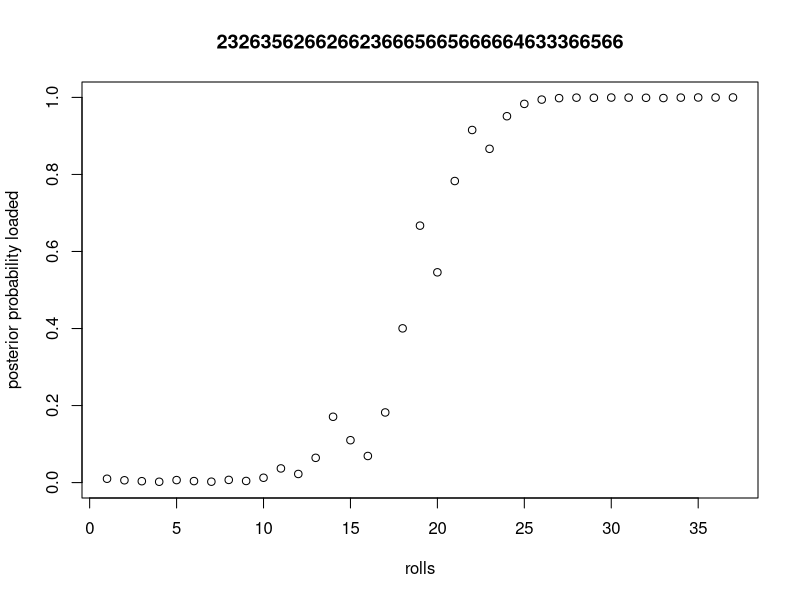
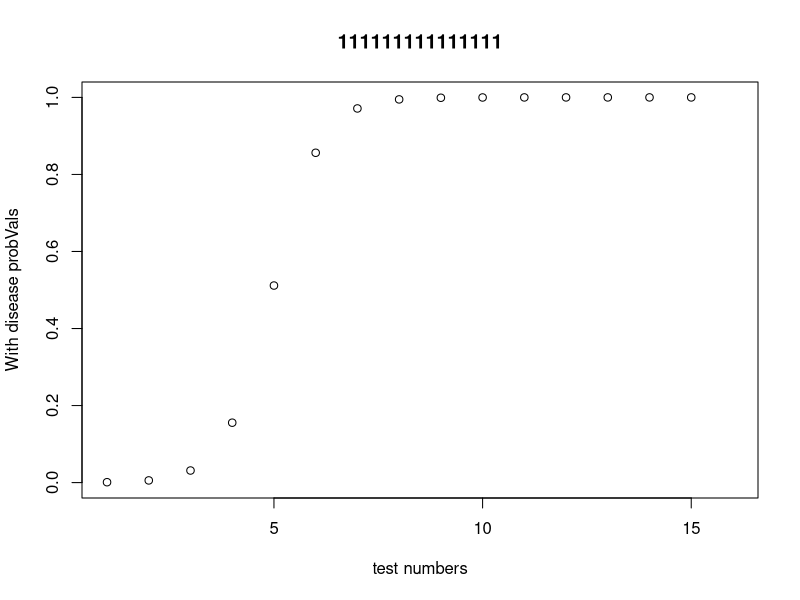
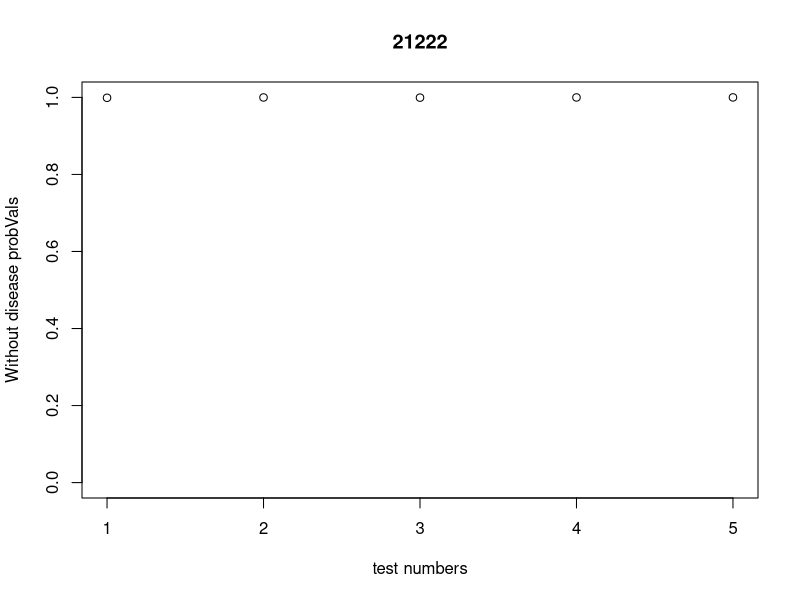
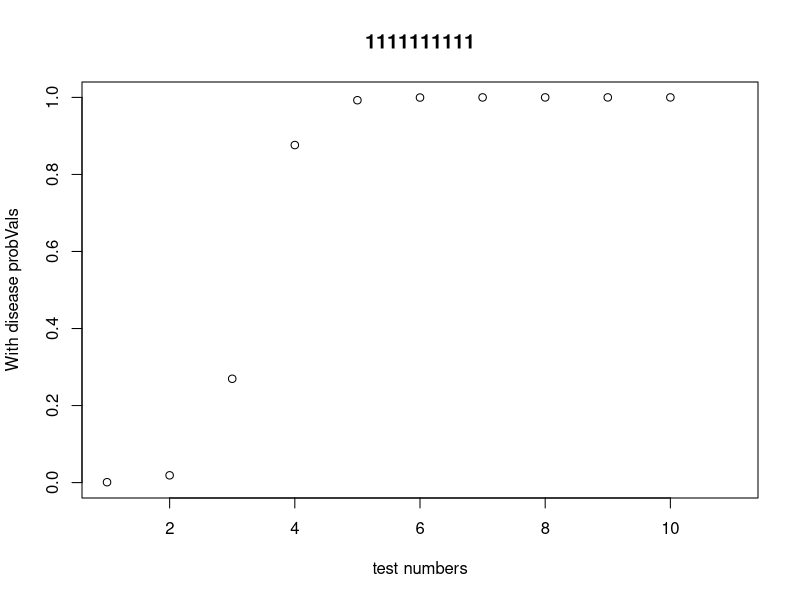
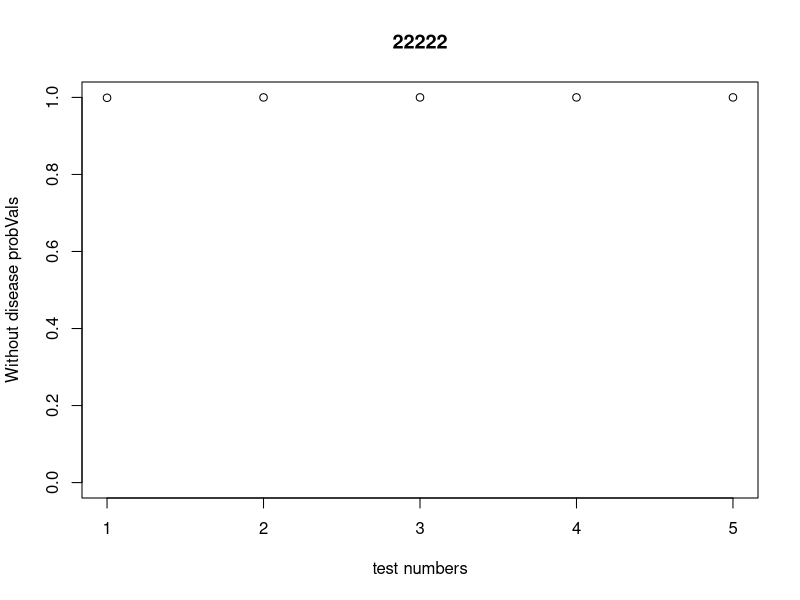

Reproduce these figures in R, in order.
## ---- chunk 1

#rolls used to roll a dice:
rolls <-c(2,3,2,6,3,5,6,2,6,6,2,6,6,2,3,6,6,6,5,6,6,5,6,6,6,6,6,4,6,3,3,3,6,6,5,6,6)

#prior probability of loaded and fair dice
prior_prob <- c(0.01,0.99) # loaded, fair

#Likelihood probability of loaded and fair dice
likelihoodloaded <- c(0.1,0.1,0.1,0.1,0.1,0.5)
likelihoodfair <- c(1/6,1/6,1/6,1/6,1/6,1/6)

#Empty vector to store the posterior probability of loaded
post_probloaded <- vector();

#This is for the title to add the roll numbers
titleStr <- ""

#for loop for the length of the rolls
for (i in 1:length(rolls)){
  
  #taking posterior probability of loaded and saved in the empty vector post_probloaded
  post_probloaded[i] <- prior_prob[1]
  
  #Calculating the marginal probability for bayesian casino dishonest dice 
  denom <- prior_prob[1]*likelihoodloaded[rolls[i]]+prior_prob[2]*likelihoodfair[rolls[i]];
  
  #Calculating the posterior probability of loaded and fair dice
  prior_prob[1] = prior_prob[1]*likelihoodloaded[rolls[i]]/denom;
  prior_prob[2] = prior_prob[2]*likelihoodfair[rolls[i]]/denom;
  
  titleStr <- paste(titleStr,rolls[i],sep="") # this is to add the title for the graph
  Sys.sleep(1) # suspend execution of R for some time interval
  
}
#Plotting the graph for posterior probability of loaded dice: 
plot(1:i,post_probloaded,main = titleStr, ylim=c(0,1),xlim= c(1,length(rolls)), xlab = "rolls", ylab= "posterior probability loaded" )
## ---- chunk 2
count = 1
for (i in post_probloaded){
  
  if (i >= 0.999){
    break
  }
  else{
    count = count + 1
    next
  }
}
print(paste("The number of rolls is:", count))
## ---- chunk 3
# prob with disease; prob without disease
prior_test <-  c(0.001,0.999)

# p(positive) , p(negative)
likelihooddisease <- c(0.91, 0.09)
likelihoodNotdisease<- c(0.16,0.84)

#A function which takes in likelihood number and number of test
getDataFromLikelihood <- function( likelihood, numPoints) 
{
	d <- vector(mode="integer", length=numPoints);
	
	#the 1 is for the positive result; 2 is for the negative result
	# for loop the number of test 
	for( i in 1:numPoints ) 
	{
	  #This is for taking with disease as number 1.
		if( runif(1) <= likelihood[1] )
		{
			d[i] <- 1; #this is for with disease
		}
		else
		{
			d[i] <- 2; # this is for without the disease
		}
			
	}
	#return the vector
	return(d)
}

#get our simulated data for disease patients and passing the test number
data <- getDataFromLikelihood(likelihooddisease, 15)

#Empty vector to store the posterior probability with disease
probVals_disease <- vector();

#This is for the title to add with disease number 1 
titleStr <- ""

#for loop for the length of the data taken for stimulation
for( i in 1:length(data))
{
  #taking posterior probability of disease and saved in the empty vector probvals
	probVals_disease[i] <- prior_test[1];
	
	#Calculating the marginal probability for a test
	denom <- prior_test[1] * likelihooddisease[data[i]] + prior_test[2] * likelihoodNotdisease[data[i]];
	
	#Calculating the posterior probability with disease and without disease
	prior_test[1] = prior_test[1] * likelihooddisease[data[i]] / denom;
	prior_test[2] = prior_test[2] * likelihoodNotdisease[data[i]] / denom;
	
	
	titleStr <- paste(titleStr,data[i],sep="")# this is to add the title for the graph
	Sys.sleep(1); # suspend execution of R for some time interval
}
#Plotting the graph for posterior probability with disease: 
plot(1:i,probVals_disease, main = titleStr,ylim=c(0,1),xlim=c(1,length(data)+1),xlab = "test numbers", ylab= "With disease probVals")
## ---- chunk 4
count = 1
for (i in probVals_disease){
  if (i >= 0.9999){
    break
  }
  else{
    count = count + 1
    next
  }
}
print(paste("The number of test required for patients with disease:", count))
## ---- chunk 5
# prob with disease; prob without disease
prior_test <-  c(0.001,0.999)

# p(positive) , p(negative)
likelihooddisease <- c( 0.91, 0.09)
likelihoodNotdisease<- c(0.16,0.84)


#A function which takes in likelihood number and number of test
getDataFromLikelihood <- function( likelihood, numPoints) 
{
	d <- vector(mode="integer", length=numPoints);
	
	# for loop the number of test 
	#the 1 is for the positive result; 2 is for the negative result
	for( i in 1:numPoints ) 
	{
	  #This is for taking with disease as number 1.
		if( runif(1) <= likelihood[1] )
		{
			d[i] <- 1; #this is for with disease
		}
		else
		{
			d[i] <- 2; # this is for without the disease
		}
			
	}
	
	return(d)
}

#get our simulated data for not disease patients and number of test be done
data <- getDataFromLikelihood(likelihoodNotdisease, 5)

#Empty vector to store the posterior probability without disease.
probVals_withoutDisease <- vector();

#This is for the title to add without disease number 2 
titleStr <- ""

#for loop for the length of the data taken for stimulation
for( i in 1:length(data))
{
  #taking posterior probability of without disease and saved in the empty vector probvals without disease
	probVals_withoutDisease[i] <- prior_test[2];
	
	#Calculating the marginal probability for a test
	denom <- prior_test[1] * likelihooddisease[data[i]] + prior_test[2] * likelihoodNotdisease[data[i]];
	
	#Calculating the posterior probability with disease and without disease
	prior_test[1] = prior_test[1] * likelihooddisease[data[i]] / denom;
  prior_test[2] = prior_test[2] * likelihoodNotdisease[data[i]] / denom;
	
	
	titleStr <- paste(titleStr,data[i],sep="")# this is to add the title for the graph
	Sys.sleep(1);# suspend execution of R for some time interval
}
#Plotting the graph for posterior probability without disease:
plot(1:i,probVals_withoutDisease, main = titleStr,ylim=c(0,1),xlim=c(1,length(data)),xlab = "test numbers", ylab= "Without disease probVals")
## ---- chunk 6
count = 1
for (i in probVals_withoutDisease){
  
  if (i >= 0.9999){
    break
  }
  else{
    count = count + 1
    next
  }
}
print(paste("The number of test required for patients without disease:", count))

## ---- chunk 7
budget <- 1000000 * 0.001 * 15 + 1000000 * 0.999 * 3.
print(paste("The hospital budget required to run these tests are:", budget))
## ---- chunk 8
# prob with disease; prob without disease
prior_tests <-  c(0.001,0.999)

# p(positive) , p(negative)
likelihooddisease <- c( 0.96, 0.04)
likelihoodNotdisease<- c(0.05,0.95)

#A function which takes in likelihood number and number of test
getDataFromLikelihood <- function( likelihood, numPoints) 
{
	d <- vector(mode="integer", length=numPoints);
	
	# for loop the number of test 
	#the 1 is for the positive result; 2 is for the negative result
	for( i in 1:numPoints ) 
	{
	  #This is for taking with disease as number 1.
		if( runif(1) <= likelihood[1] )
		{
			d[i] <- 1; #this is for with disease
		}
		else
		{
			d[i] <- 2; # this is for without the disease
		}
			
	}
	
	return(d)
}


#get our simulated data for disease patients and number of test be done
data <- getDataFromLikelihood(likelihooddisease, 10)

#Empty vector to store the posterior probability with disease.
probVals_Disease <- vector();

#This is for the title to add with disease number 1 
titleStr <- ""

#for loop for the length of the data taken for stimulation
for( i in 1:length(data))
{
  #taking posterior probability of with disease and saved in the empty vector probvals with disease
	probVals_Disease[i] <- prior_tests[1];
	
	#Calculating the marginal probability for a test
	denom <- prior_tests[1] * likelihooddisease[data[i]] + prior_tests[2] * likelihoodNotdisease[data[i]];
	
	#Calculating the posterior probability with disease and without disease
	prior_tests[1] = prior_tests[1] * likelihooddisease[data[i]] / denom;
  prior_tests[2] = prior_tests[2] * likelihoodNotdisease[data[i]] / denom;
  
	
	titleStr <- paste(titleStr,data[i],sep="")# this is to add the title for the graph
	Sys.sleep(1);# suspend execution of R for some time interval
}
#Plotting the graph for posterior probability with disease:
plot(1:i,probVals_Disease, main = titleStr,ylim=c(0,1),xlim=c(1,length(data)+1),xlab = "test numbers", ylab= "With disease probVals")
## ---- chunk 9
count = 1
for (i in probVals_Disease){
  if (i >= 0.9999){
    break
  }
  else{
    count = count + 1
    next
  }
}
print(paste("The number of test required for patients with disease:", count))
## ---- chunk 10

# prob with disease; prob without disease
prior_tests <-  c(0.001,0.999)

# p(positive) , p(negative)
likelihooddisease <- c( 0.96, 0.04)
likelihoodNotdisease<- c(0.05,0.95)

#A function which takes in likelihood number and number of test
getDataFromLikelihood <- function( likelihood, numPoints) 
{
	d <- vector(mode="integer", length=numPoints);
	
	# for loop the number of test 
	#the 1 is for the positive result; 2 is for the negative result
	for( i in 1:numPoints ) 
	{
	  #This is for taking with disease as number 1.
		if( runif(1) <= likelihood[1] )
		{
			d[i] <- 1; #this is for with disease
		}
		else
		{
			d[i] <- 2; # this is for without the disease
		}
			
	}
	
	return(d)
}


#get our simulated data for without disease patients and number of test be done
data <- getDataFromLikelihood(likelihoodNotdisease, 5)

#Empty vector to store the posterior probability without disease.
probVals_notDisease <- vector();

#This is for the title to add without disease number 2
titleStr <- ""

#for loop for the length of the data taken for stimulation
for( i in 1:length(data))
{
  #taking posterior probability of without disease and saved in the empty vector probvals without disease
	probVals_notDisease[i] <- prior_tests[2];
	
	#Calculating the marginal probability for a test
	denom <- prior_tests[1] * likelihooddisease[data[i]] + prior_tests[2] * likelihoodNotdisease[data[i]];
	
	#Calculating the posterior probability with disease and without disease
	prior_tests[1] = prior_tests[1] * likelihooddisease[data[i]] / denom;
  prior_tests[2] = prior_tests[2] * likelihoodNotdisease[data[i]] / denom;
  
	
	titleStr <- paste(titleStr,data[i],sep="")# this is to add the title for the graph
	Sys.sleep(1);# suspend execution of R for some time interval
}
#Plotting the graph for posterior probability without disease:
plot(1:i,probVals_notDisease, main = titleStr,ylim=c(0,1),xlim=c(1,length(data)),xlab = "test numbers", ylab= "Without disease probVals")
## ---- chunk 11
count = 1
for (i in probVals_notDisease){
  if (i >= 0.9999){
    break
  }
  else{
    count = count + 1
    next
  }
}
print(paste("The number of test required for patients without disease:", count))
## ---- chunk 12
budget <- 1000000 * 0.001 * 7 + 1000000 * 0.999 * 2
print(paste("The hospital budget required to run this test is:", budget))
